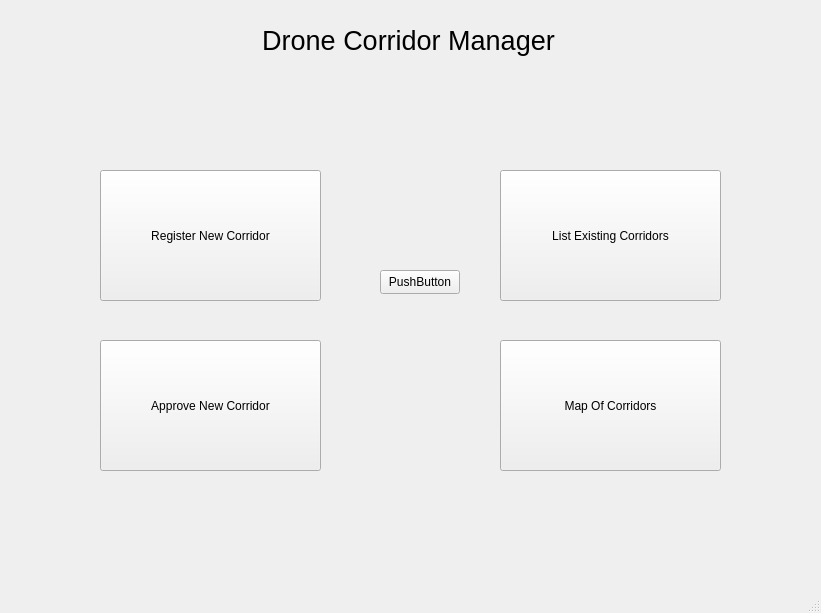
<?xml version="1.0" encoding="UTF-8"?>
<ui version="4.0">
 <class>MainMenu</class>
 <widget class="QMainWindow" name="MainMenu">
  <property name="geometry">
   <rect>
    <x>0</x>
    <y>0</y>
    <width>821</width>
    <height>613</height>
   </rect>
  </property>
  <property name="windowTitle">
   <string>MainMenu</string>
  </property>
  <property name="toolTip">
   <string>&lt;html&gt;&lt;head/&gt;&lt;body&gt;&lt;p&gt;sdfsdfsdf&lt;/p&gt;&lt;/body&gt;&lt;/html&gt;</string>
  </property>
  <widget class="QWidget" name="centralwidget">
   <widget class="QPushButton" name="registerNew">
    <property name="geometry">
     <rect>
      <x>100</x>
      <y>170</y>
      <width>221</width>
      <height>131</height>
     </rect>
    </property>
    <property name="text">
     <string>Register New Corridor</string>
    </property>
   </widget>
   <widget class="QPushButton" name="approveNew">
    <property name="geometry">
     <rect>
      <x>100</x>
      <y>340</y>
      <width>221</width>
      <height>131</height>
     </rect>
    </property>
    <property name="text">
     <string>Approve New Corridor</string>
    </property>
   </widget>
   <widget class="QPushButton" name="mapExisting">
    <property name="geometry">
     <rect>
      <x>500</x>
      <y>340</y>
      <width>221</width>
      <height>131</height>
     </rect>
    </property>
    <property name="text">
     <string>Map Of Corridors</string>
    </property>
   </widget>
   <widget class="QPushButton" name="listExisting">
    <property name="geometry">
     <rect>
      <x>500</x>
      <y>170</y>
      <width>221</width>
      <height>131</height>
     </rect>
    </property>
    <property name="text">
     <string>List Existing Corridors</string>
    </property>
   </widget>
   <widget class="QLabel" name="label">
    <property name="geometry">
     <rect>
      <x>-2</x>
      <y>0</y>
      <width>821</width>
      <height>81</height>
     </rect>
    </property>
    <property name="text">
     <string>&lt;html&gt;&lt;head/&gt;&lt;body&gt;&lt;p align=&quot;center&quot;&gt;&lt;span style=&quot; font-size:20pt;&quot;&gt;Drone Corridor Manager&lt;/span&gt;&lt;/p&gt;&lt;/body&gt;&lt;/html&gt;</string>
    </property>
   </widget>
   <widget class="QPushButton" name="pushButton">
    <property name="geometry">
     <rect>
      <x>380</x>
      <y>270</y>
      <width>80</width>
      <height>24</height>
     </rect>
    </property>
    <property name="text">
     <string>PushButton</string>
    </property>
   </widget>
  </widget>
  <widget class="QMenuBar" name="menubar">
   <property name="geometry">
    <rect>
     <x>0</x>
     <y>0</y>
     <width>821</width>
     <height>21</height>
    </rect>
   </property>
  </widget>
  <widget class="QStatusBar" name="statusbar"/>
 </widget>
 <resources/>
 <connections/>
</ui>
